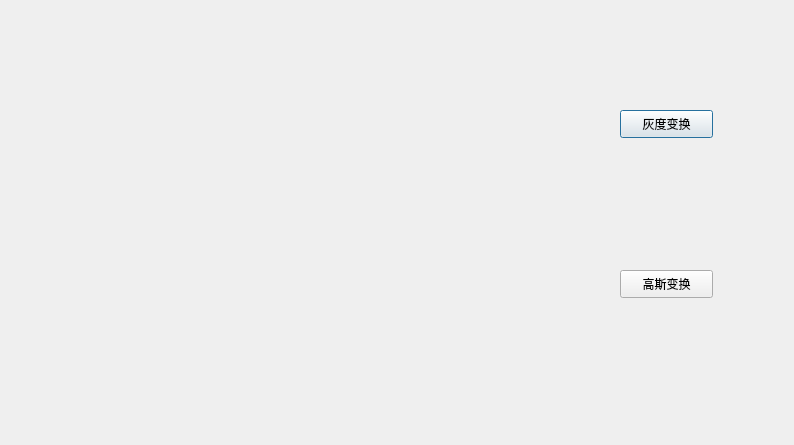
<?xml version="1.0" encoding="UTF-8"?>
<ui version="4.0">
 <class>video</class>
 <widget class="QDialog" name="video">
  <property name="geometry">
   <rect>
    <x>0</x>
    <y>0</y>
    <width>794</width>
    <height>445</height>
   </rect>
  </property>
  <property name="windowTitle">
   <string>视频监控</string>
  </property>
  <widget class="QPushButton" name="btn_gray">
   <property name="geometry">
    <rect>
     <x>620</x>
     <y>110</y>
     <width>93</width>
     <height>28</height>
    </rect>
   </property>
   <property name="text">
    <string>灰度变换</string>
   </property>
  </widget>
  <widget class="QLabel" name="lbl_video">
   <property name="geometry">
    <rect>
     <x>20</x>
     <y>20</y>
     <width>411</width>
     <height>411</height>
    </rect>
   </property>
   <property name="text">
    <string/>
   </property>
  </widget>
  <widget class="QPushButton" name="btn_gauss">
   <property name="geometry">
    <rect>
     <x>620</x>
     <y>270</y>
     <width>93</width>
     <height>28</height>
    </rect>
   </property>
   <property name="text">
    <string>高斯变换</string>
   </property>
  </widget>
 </widget>
 <resources/>
 <connections>
  <connection>
   <sender>btn_gray</sender>
   <signal>clicked()</signal>
   <receiver>video</receiver>
   <slot>gray()</slot>
   <hints>
    <hint type="sourcelabel">
     <x>656</x>
     <y>124</y>
    </hint>
    <hint type="destinationlabel">
     <x>551</x>
     <y>164</y>
    </hint>
   </hints>
  </connection>
  <connection>
   <sender>btn_gauss</sender>
   <signal>clicked()</signal>
   <receiver>video</receiver>
   <slot>gauss()</slot>
   <hints>
    <hint type="sourcelabel">
     <x>672</x>
     <y>280</y>
    </hint>
    <hint type="destinationlabel">
     <x>770</x>
     <y>320</y>
    </hint>
   </hints>
  </connection>
 </connections>
 <slots>
  <slot>gray()</slot>
  <slot>gauss()</slot>
 </slots>
</ui>
